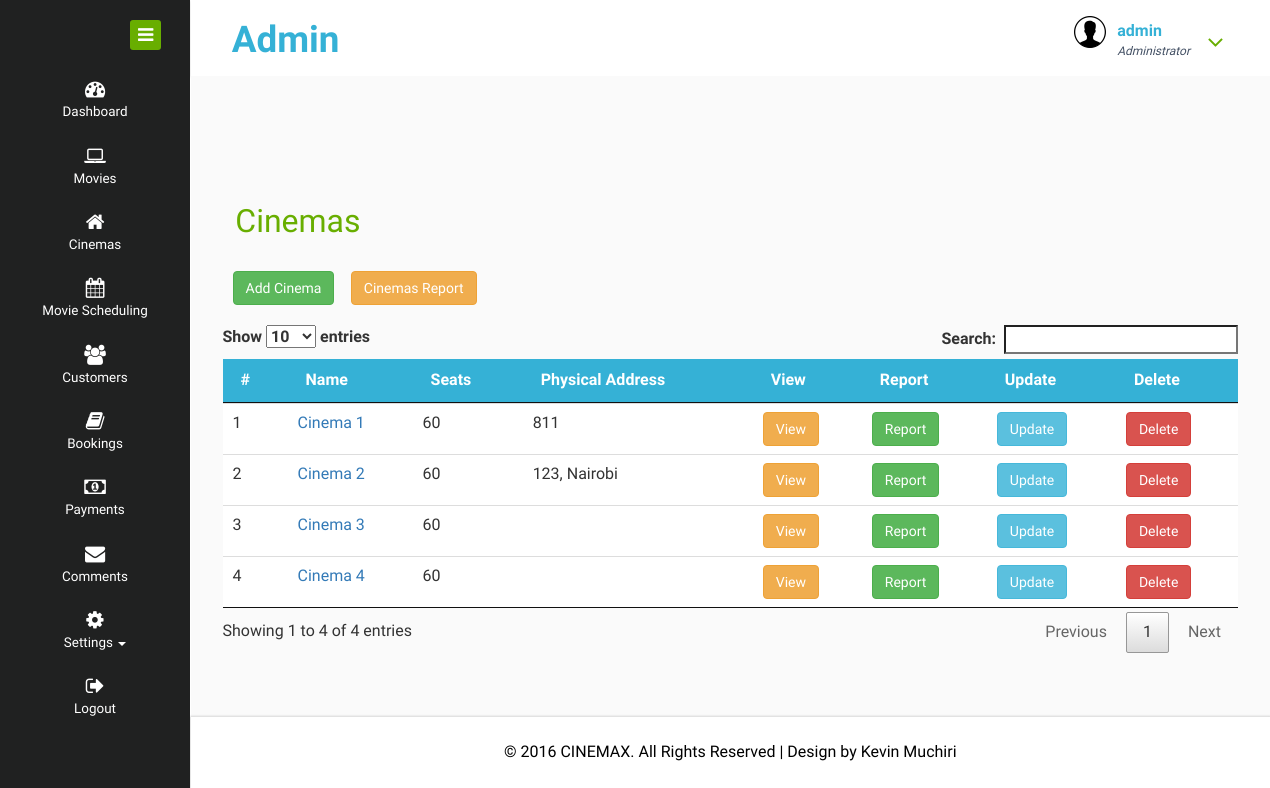
Page /admin/cinema.php (signed in) on the earlier database version.
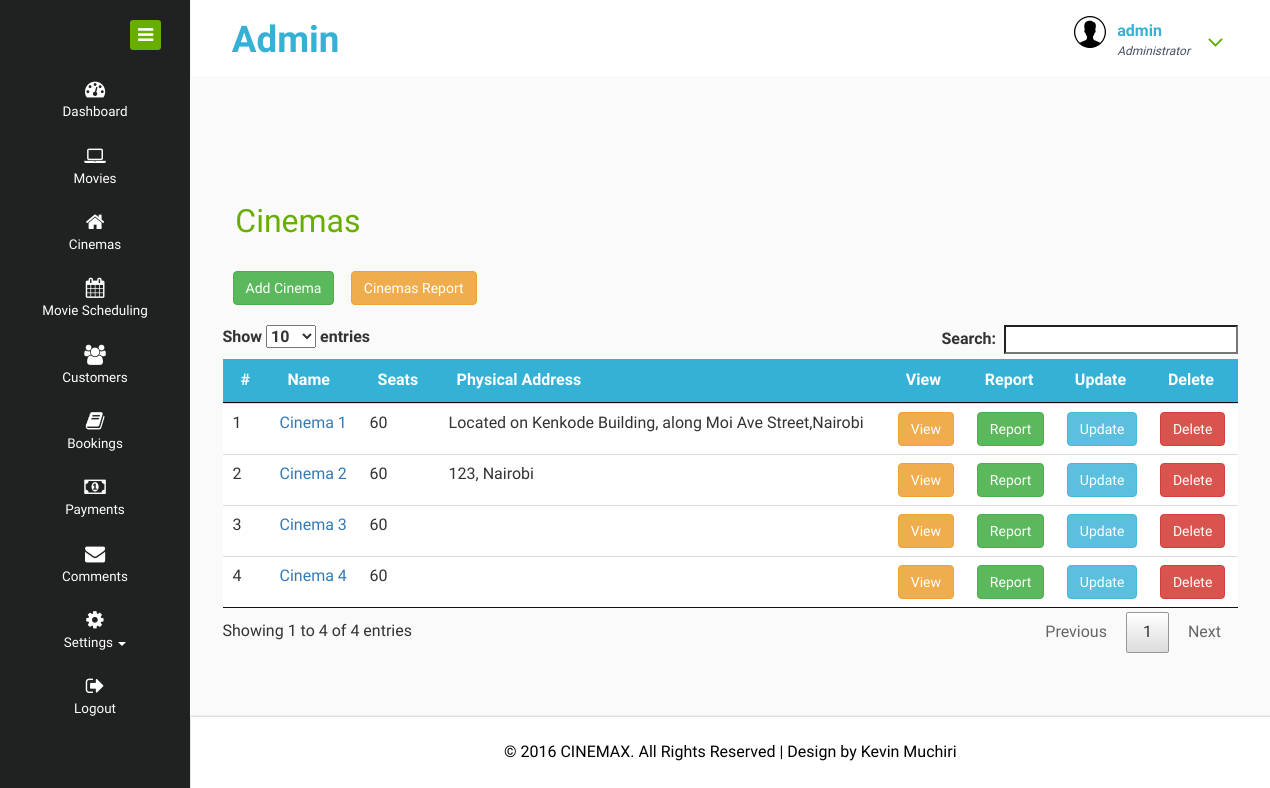
Same page on the later database version.
### tables this page shows
CREATE TABLE `cinemas` (
  `id` int(11) NOT NULL,
  `name` varchar(100) NOT NULL,
  `number_of_seats` int(11) NOT NULL,
  `address` text
);

### admin/cinema.php (the view, shortened to what this page needs)
<!DOCTYPE HTML>
<html>
<head>
<link href="css/bootstrap.css" rel="stylesheet" type="text/css" media="all">
<link href="css/jquery.dataTables.1.10.11.min.css" rel="stylesheet" type="text/css" media="all">
<link href="css/style.css" rel="stylesheet" type="text/css" media="all"/>
<link href="css/font-awesome.css" rel="stylesheet">
</head>
<body>
<div class="page-container">
   <div class="left-content">
	   <div class="mother-grid-inner">
				<?php include'head.php';?>
<div class="inner-block">
    <div class="product-block">
    	<div class="pro-head">
    		<h2>Cinemas</h2>
    	</div>
      <div style="margin-bottom:20px;margin-left:10px;">
      <a href="add_cinema.php" class="btn btn-success">Add Cinema</a>&emsp;<a href="cinema_report.php" target="_blank" class="btn btn-warning">Cinemas Report</a>
      </div>
    	<table id="users" class="table table-condensed table-responsive table-hover">
      <thead style="background:#35b1d6">
        <th style="color:#FFF">#</th>
        <th style="color:#FFF">Name</th>
        <th style="color:#FFF">Seats</th>
        <th style="color:#FFF">Physical Address</th>
        <th style="color:#FFF">View</th>
        <th style="color:#FFF">Report</th>
        <th style="color:#FFF">Update</th>
        <th style="color:#FFF">Delete</th>
      </thead>
      <tbody>
        <?php
        $selm=mysqli_query($con,"select * from cinemas") or die(mysqli_error($con));
		$i=0;
		while($row=mysqli_fetch_array($selm,MYSQLI_ASSOC)){
		$i++;
    $id=$row['id'];
		echo'<tr class="del'.$id.'"><td>'.$i.'</td><td><a href="view_cinema.php?id='.$row['id'].'">'.$row['name'].'</a></td><td>'.$row['number_of_seats'].'</td><td>'.$row['address'].'</td><td><a class="btn btn-warning" href="view_cinema.php?id='.$row['id'].'">View</a></td><td><a href="reportcinema.php?id='.$row['id'].'" target="_blank" class="btn btn-success">Report</a></td><td><a class="btn btn-info" href="update_cinema.php?id='.$row['id'].'">Update</a></td><td><a class="btn btn-danger" id='.$id.'>Delete</a></td></tr>';
		}
        ?>
      </tbody>
    </table>
    </div>
</div>
<link rel="stylesheet" type="text/css" href="css/magnific-popup.css">
<?php include'footer.php';?>
</div>
</div>
    <?php include'includes.php';?>
</body>
</html>

Differences in the rows shown:
changed cinemas "Cinema 1": address "811" → "Located on Kenkode Building, along Moi Ave Street,Nairobi"
